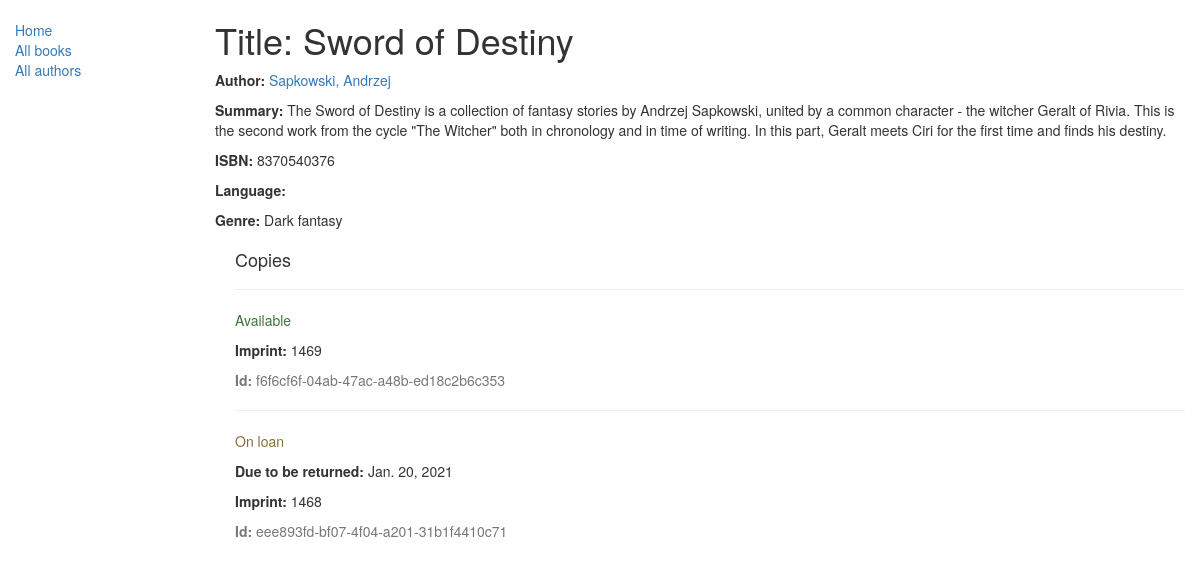
Page /catalog/book/3 on the earlier database version.
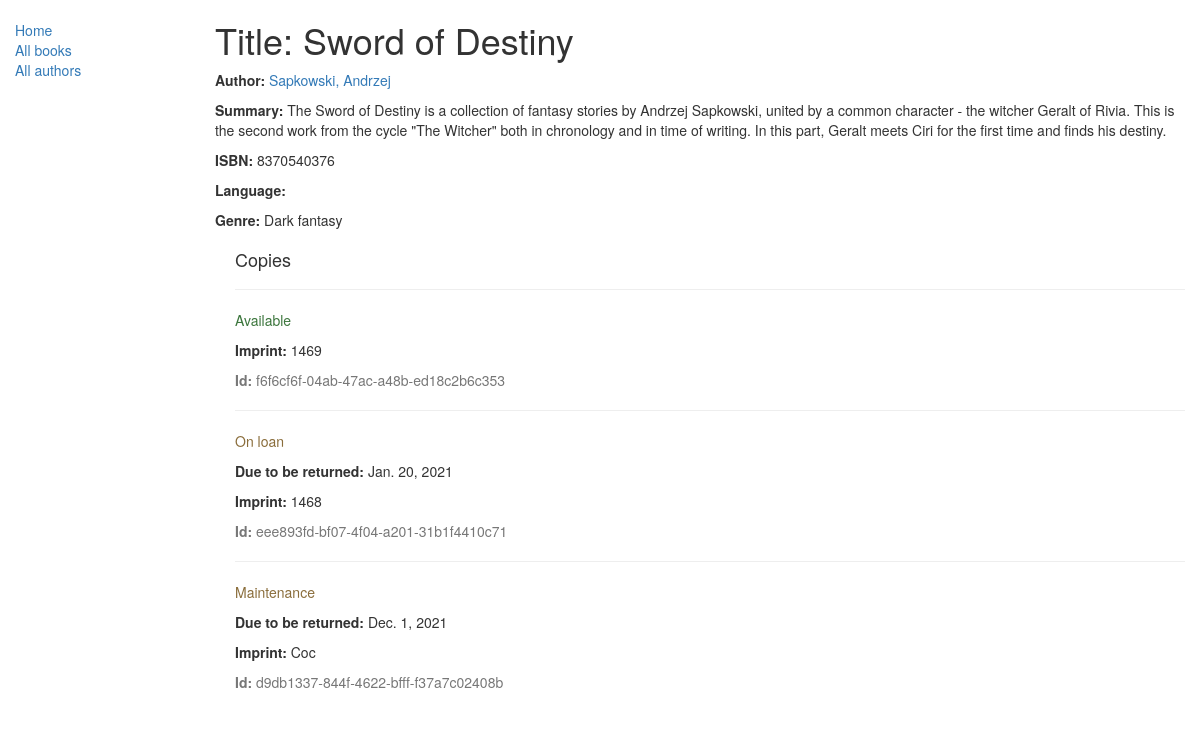
Same page on the later database version.
### catalog/models.py (models this page shows, shortened)
class Genre(models.Model):
    name = models.CharField(max_length=200, help_text="Enter a book genre (e.g. Science Fiction, French Poetry etc.)")
    def __str__(self) -> str:
        return self.name

class BookInstance(models.Model):
    id = models.UUIDField(primary_key=True, default=uuid.uuid4, help_text="Unique ID for this particular book across whole library")
    book = models.ForeignKey('Book', on_delete=models.SET_NULL, null=True)
    imprint = models.CharField(max_length=200)
    due_back = models.DateField(null=True, blank=True)
    LOAN_STATUS = (
        ('m', 'Maintenance'),
        ('o', 'On loan'),
        ('a', 'Available'),
        ('r', 'Reserved'),
    )
    status = models.CharField(max_length=1, choices=LOAN_STATUS, blank=True, default='m', help_text='Book availability')
    class Meta:
        ordering = ["due_back"]

### catalog/views.py (the view)
# urls.py: url(r'^book/(?P<pk>\d+)$', views.BookDetailView.as_view(), name='book-detail'),
class BookDetailView(generic.DetailView):
    model = Book

### catalog/models.py (called while the page is built)
    def get_absolute_url(self):
        return reverse('author-detail', args=[str(self.id)])

    def __str__(self):
        return '%s, %s' % (self.last_name, self.first_name)

### catalog/templates/catalog/book_detail.html
{% extends "base_generic.html" %}
{% block content %}
  <h1>Title: {{ book.title }}</h1>
  <p><strong>Author:</strong> <a href="{{ book.author.get_absolute_url }}">{{ book.author }}</a></p>
  <p><strong>Summary:</strong> {{ book.summary }}</p>
  <p><strong>ISBN:</strong> {{ book.isbn }}</p>
  <p><strong>Language:</strong> {{ book.language }}</p>
  <p><strong>Genre:</strong> {% for genre in book.genre.all %} {{ genre }}{% if not forloop.last %}, {% endif %}{% endfor %}</p>
  <div style="margin-left:20px;margin-top:20px">
    <h4>Copies</h4>
    {% for copy in book.bookinstance_set.all %}
    <hr>
    <p class="{% if copy.status == 'a' %}text-success{% elif copy.status == 'd' %}text-danger{% else %}text-warning{% endif %}">{{ copy.get_status_display }}</p>
    {% if copy.status != 'a' %}<p><strong>Due to be returned:</strong> {{copy.due_back}}</p>{% endif %}
    <p><strong>Imprint:</strong> {{copy.imprint}}</p>
    <p class="text-muted"><strong>Id:</strong> {{copy.id}}</p>
    {% endfor %}
  </div>
{% endblock %}

Differences in the rows shown:
added BookInstance: status "Maintenance", due_back "Dec. 1, 2021", imprint "Coc", id "d9db1337-844f-4622-bfff-f37a7c02408b"
